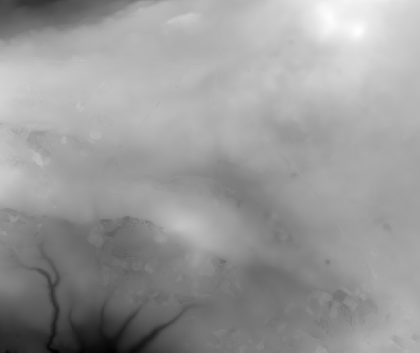
%> input picture ChrismasTerrain.tif, 420 x 353 px, shrunk from 1045 x 879 before the run
$ octave main.m   (GNU Octave 9; MATLAB toolbox functions it lacks are replaced by stand-ins)
%> lines starting %> are read from the running program, lines starting %| are printed output that depends on the picture
### CreateModel.m
%{
This model is generated by:
- Loading terrain map
- Creating threats as cylinders
- Creating start and finish points
- Setting ranges and limits
%}

function model=CreateModel()

    H = imread('ChrismasTerrain.tif'); % Get elevation data
%> H is the input picture: size 353x420 single; min 49.91, max 295.9, mean 198.6
    H (H < 0) = 0;
    MAPSIZE_X = size(H,2); % x index: columns of H
%> MAPSIZE_X = 420
    MAPSIZE_Y = size(H,1); % y index: rows of H
%> MAPSIZE_Y = 353
    [X,Y] = meshgrid(1:MAPSIZE_X,1:MAPSIZE_Y); % Create all (x,y) points to plot

    % Threats as cylinders
    R1=80;  % Radius
    x1 = 400; y1 = 500; z1 = 100; % center

    R2=70;  % Radius
    x2 = 600; y2 = 200; z2 = 150; % center

    R3=80;  % Radius
    x3 = 500; y3 = 350; z3 = 150; % center

    R4=70;  % Radius
    x4 = 350; y4 = 200; z4 = 150; % center

    R5=70;  % Radius
    x5 = 700; y5 = 550; z5 = 150; % center

    R6=80;  % Radius
    x6 = 650; y6 = 750; z6 = 150; % center

    % Map limits
    xmin= 1;
    xmax= MAPSIZE_X;
%> xmax = 420

    ymin= 1;
    ymax= MAPSIZE_Y;
%> ymax = 353

    zmin = 100;
    zmax = 200;

    % Start and end position
    start_location = [200;100;150];
    end_location = [800;800;150];

    % Number of path nodes (not including the start position (start node))
    n=10;

    % Incorporate map and searching parameters to a model
    model.start=start_location;
    model.end=end_location;
    model.n=n;
    model.xmin=xmin;
    model.xmax=xmax;
%> model.xmax = 420
    model.zmin=zmin;
    model.ymin=ymin;
    model.ymax=ymax;
%> model.ymax = 353
    model.zmax=zmax;
    model.MAPSIZE_X = MAPSIZE_X;
%> model.MAPSIZE_X = 420
    model.MAPSIZE_Y = MAPSIZE_Y;
%> model.MAPSIZE_Y = 353
    model.X = X;
    model.Y = Y;
    model.H = H;
    model.threats = [x1 y1 z1 R1;x2 y2 z2 R2; x3 y3 z3 R3; x4 y4 z4 R4; x5 y5 z5 R5;x6 y6 z6 R6];
    PlotModel(model);
end

### PlotModel.m
% Plot the terrain model and threats
function PlotModel(model)

    mesh(model.X,model.Y,model.H); % Plot the data
    colormap summer;                    % Default color map.
    set(gca, 'Position', [0 0 1 1]); % Fill the figure window.
    axis equal vis3d on;            % Set aspect ratio and turn off axis.
    shading interp;                  % Interpolate color across faces.
    material dull;                   % Mountains aren't shiny.
    camlight left;                   % Add a light over to the left somewhere.
    lighting gouraud;                % Use decent lighting.
    xlabel('x [m]');
    ylabel('y [m]');
    zlabel('z [m]');
    hold on


    % Threats as cylinders
    threats = model.threats;
%> threats = [400 500 100 80; 600 200 150 70; 500 350 150 80; 350 200 150 70; 700 550 150 70; 650 750 150 80]
    threat_num = size(threats,1);
%> threat_num = 6
    h=250; % Height

    for i = 1:threat_num
        threat = threats(i,:);
        threat_x = threat(1);
        threat_y = threat(2);
        threat_z = threat(3);
        threat_radius = threat(4);


        [xc,yc,zc]=cylinder(threat_radius); % create a unit cylinder
        % set the center and height
        xc=xc+threat_x;
        yc=yc+threat_y;
        zc=zc*h+threat_z;
        c = mesh(xc,yc,zc); % plot the cylinder
        set(c,'edgecolor','none','facecolor','#FF0000','FaceAlpha',.3); % set color and transparency
    end
%> this loop made 6 passes
%> (threat_x, threat_y, threat_z, threat_radius) on passes 1 to 6: (400, 500, 100, 80), (600, 200, 150, 70), (500, 350, 150, 80), (350, 200, 150, 70), (700, 550, 150, 70), (650, 750, 150, 80)
%> `model = CreateModel();`:
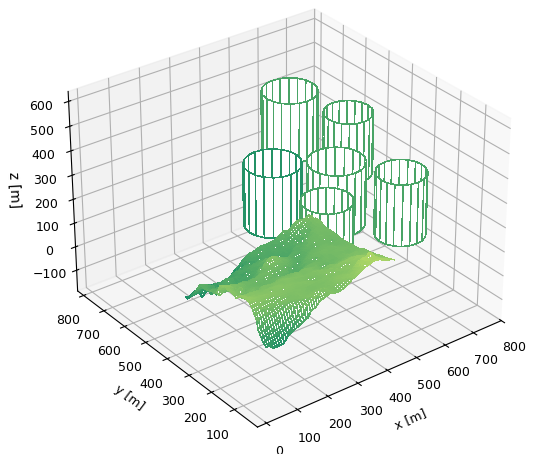
%> figure redrawn from the program's plot data
%> `model = CreateModel();`: model = {start [200 100 150], end [800 800 150], n 10, xmin 1, xmax 420, zmin 100}

end

### SPSO.m
function [BestPosition, BestCost] = SPSO(model)

CostFunction = @(x) MyCost(x,model); % 成本函数

nVar = model.n; % 决策变量数 = PSO中的搜索维度 = 路径节点数
%> nVar = 10
VarSize = [1 nVar]; % 决策变量矩阵的大小
%> VarSize = [1 10]

% 粒子（变量）的下界和上界
VarMax = struct('x', model.xmax, 'y', model.ymax, 'z', model.zmax, 'r', 2*norm(model.start-model.end)/nVar);
%> VarMax = {x 420, y 353, z 200, r 184.4}
VarMin = struct('x', model.xmin, 'y', model.ymin, 'z', model.zmin, 'r', 0);
%> VarMin = {x 1, y 1, z 100, r 0}

% 仰角
AngleRange = pi/4;  % 限制仰角范围以获得更好的解
VarMin.psi = -AngleRange;
VarMax.psi = AngleRange;

% 方位角
% 确定连接起始点和终止点的向量的角度
dirVector = model.end - model.start;
%> dirVector = [600; 700; 0]
phi0 = atan2(dirVector(2), dirVector(1));
%> phi0 = 0.862
VarMin.phi = phi0 - AngleRange;
%> VarMin.phi = 0.0768
VarMax.phi = phi0 + AngleRange;
%> VarMax.phi = 1.65

% 速度的下界和上界
alpha = 0.5;
VelMax.r = alpha * (VarMax.r - VarMin.r);
%> VelMax.r = 92.2
VelMin.r = -VelMax.r;
%> VelMin.r = -92.2
VelMax.psi = alpha * (VarMax.psi - VarMin.psi);
%> VelMax.psi = 0.785
VelMin.psi = -VelMax.psi;
%> VelMin.psi = -0.785
VelMax.phi = alpha * (VarMax.phi - VarMin.phi);
%> VelMax.phi = 0.785
VelMin.phi = -VelMax.phi;
%> VelMin.phi = -0.785

% PSO参数
MaxIt = 200; % Maximum Number of Iterations
nPop = 500; % Population Size (Swarm Size)

w = 1;  % 惯性权重
wdamp = 0.98; % 惯性权重的衰减系数
c1 = 1.5; % 个体学习系数
c2 = 1.5; % 全局学习系数

% 创建空粒子结构体
empty_particle.Position = [];
empty_particle.Velocity = [];
empty_particle.Cost = [];
empty_particle.Best.Position = [];
empty_particle.Best.Cost = [];

% 初始化全局最佳解
GlobalBest.Cost = inf; % 最小化问题

% 创建一个空的粒子矩阵，每个粒子是一个解（搜索路径）
particle = repmat(empty_particle, nPop, 1);

% 初始化循环
isInit = false;
while (~isInit)
    disp("Initialising...");
    for i = 1:nPop
        % 初始化位置
        particle(i).Position = CreateRandomSolution(VarSize, VarMin, VarMax);

        % 初始化速度
        particle(i).Velocity.r = zeros(VarSize);
        particle(i).Velocity.psi = zeros(VarSize);
        particle(i).Velocity.phi = zeros(VarSize);

        % 评价
        particle(i).Cost = CostFunction(SphericalToCart(particle(i).Position, model));

        % 更新个体最佳解
        particle(i).Best.Position = particle(i).Position;
        particle(i).Best.Cost = particle(i).Cost;

         % 更新全局最佳解
        if particle(i).Best.Cost < GlobalBest.Cost
            GlobalBest = particle(i).Best;
            isInit = true;
        end
    end
end
%> the run ends on the next line

% 记录每次迭代的最佳解
BestCost = zeros(MaxIt, 1);

% PSO主循环
for it = 1:MaxIt
    % 更新历史最佳解
    BestCost(it) = GlobalBest.Cost;

    for i = 1:nPop
        % r部分
        % 更新速度
        particle(i).Velocity.r = w * particle(i).Velocity.r ...
            + c1 * rand(VarSize) .* (particle(i).Best.Position.r - particle(i).Position.r) ...
            + c2 * rand(VarSize) .* (GlobalBest.Position.r - particle(i).Position.r);

        % 更新速度限制
        particle(i).Velocity.r = max(particle(i).Velocity.r, VelMin.r);
        particle(i).Velocity.r = min(particle(i).Velocity.r, VelMax.r);

        % 更新位置
        particle(i).Position.r = particle(i).Position.r + particle(i).Velocity.r;

        % 速度镜像
        OutOfTheRange = (particle(i).Position.r < VarMin.r | particle(i).Position.r > VarMax.r);
        particle(i).Velocity.r(OutOfTheRange) = -particle(i).Velocity.r(OutOfTheRange);

        % 更新位置限制
        particle(i).Position.r = max(particle(i).Position.r, VarMin.r);
        particle(i).Position.r = min(particle(i).Position.r, VarMax.r);

        % psi部分
        % 更新速度
        particle(i).Velocity.psi = w * particle(i).Velocity.psi ...
            + c1 * rand(VarSize) .* (particle(i).Best.Position.psi - particle(i).Position.psi) ...
            + c2 * rand(VarSize) .* (GlobalBest.Position.psi - particle(i).Position.psi);

        % 更新速度限制
        particle(i).Velocity.psi = max(particle(i).Velocity.psi, VelMin.psi);
        particle(i).Velocity.psi = min(particle(i).Velocity.psi, VelMax.psi);

        % 更新位置
        particle(i).Position.psi = particle(i).Position.psi + particle(i).Velocity.psi;

        % 速度镜像
        OutOfTheRange = (particle(i).Position.psi < VarMin.psi | particle(i).Position.psi > VarMax.psi);
        particle(i).Velocity.psi(OutOfTheRange) = -particle(i).Velocity.psi(OutOfTheRange);

        % 更新位置限制
        particle(i).Position.psi = max(particle(i).Position.psi, VarMin.psi);
        particle(i).Position.psi = min(particle(i).Position.psi, VarMax.psi);

        % phi部分
         % 更新速度
        particle(i).Velocity.phi = w * particle(i).Velocity.phi ...
            + c1 * rand(VarSize) .* (particle(i).Best.Position.phi - particle(i).Position.phi) ...
            + c2 * rand(VarSize) .* (GlobalBest.Position.phi - particle(i).Position.phi);

        % 更新速度限制
        particle(i).Velocity.phi = max(particle(i).Velocity.phi, VelMin.phi);
        particle(i).Velocity.phi = min(particle(i).Velocity.phi, VelMax.phi);

        % 更新位置
        particle(i).Position.phi = particle(i).Position.phi + particle(i).Velocity.phi;

        % 速度镜像
        OutOfTheRange = (particle(i).Position.phi < VarMin.phi | particle(i).Position.phi > VarMax.phi);
        particle(i).Velocity.phi(OutOfTheRange) = -particle(i).Velocity.phi(OutOfTheRange);

        % 更新位置限制
        particle(i).Position.phi = max(particle(i).Position.phi, VarMin.phi);
        particle(i).Position.phi = min(particle(i).Position.phi, VarMax.phi);

        % 评价
        particle(i).Cost = CostFunction(SphericalToCart(particle(i).Position, model));

        % 更新个体最佳解
        if particle(i).Cost < particle(i).Best.Cost
            particle(i).Best.Position = particle(i).Position;
            particle(i).Best.Cost = particle(i).Cost;

            % 更新全局最佳解
            if particle(i).Best.Cost < GlobalBest.Cost
                GlobalBest = particle(i).Best;
            end
        end
    end

     % 更新惯性权重
    w = w * wdamp;

    % 显示迭代信息
    disp(['Iteration ' num2str(it) ': Best Cost = ' num2str(BestCost(it))]);
end

% 返回最佳解和最佳成本
BestPosition = SphericalToCart(GlobalBest.Position,model);
BestCost = BestCost(1:it);

end

### main.m
clc;
clear;
close all;

%% Problem Definition

model = CreateModel(); % Create search map and parameters

% Run SPSO Algorithm
[BestPosition, BestCost] = SPSO(model);
